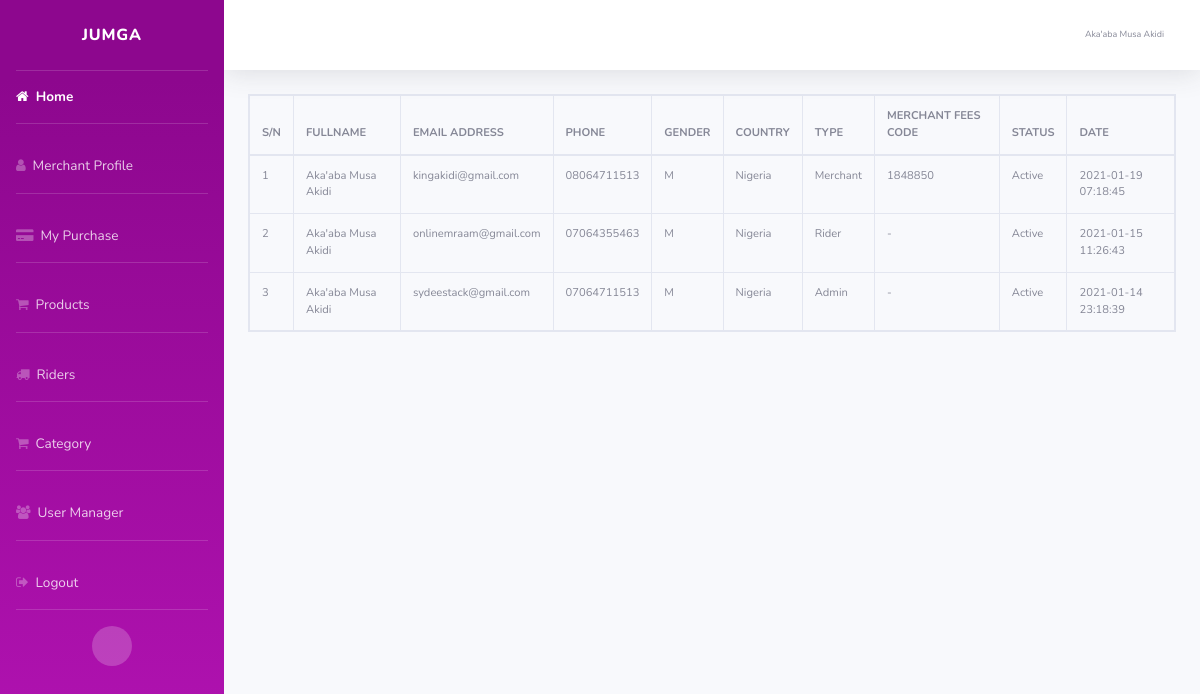
The app's page /dashboard/?p=users (signed in) with its own data.
### tables this page shows
CREATE TABLE `users` (
  `id` int(11) NOT NULL,
  `fullname` varchar(255) NOT NULL,
  `email` varchar(255) NOT NULL,
  `phone` varchar(255) NOT NULL,
  `gender` varchar(20) NOT NULL,
  `country` varchar(255) NOT NULL,
  `type` varchar(255) NOT NULL,
  `password` text NOT NULL,
  `transaction_code` text NOT NULL,
  `status` varchar(255) NOT NULL,
  `verification_code` text NOT NULL,
  `date` timestamp NOT NULL DEFAULT current_timestamp()
);

### dashboard/control/users.php (the view, shortened to what this page needs)
<?php
    $uQuery = mysqli_query($conn, "SELECT * FROM `users` ORDER BY date DESC");
    $sn = 1;
    if (mysqli_num_rows($uQuery) > 0) {
        echo "
            <table class='table table-responsive table-bordered' id='users-table'>
            <thead>
                <tr>
                    <th>S/N</th>
                    <th>FULLNAME</th>
                    <th>EMAIL ADDRESS</th>
                    <th>PHONE </th>
                    <th>GENDER</th>
                    <th>COUNTRY</th>
                    <th>TYPE</th>
                    <th> MERCHANT FEES CODE </th>
                    <th>STATUS</th>
                    <th>DATE</th>
                </tr>
            </thead>
            <tbody>
        ";
        while ($row = mysqli_fetch_assoc($uQuery)) {
            $fn = ucwords($row['fullname']);
            $e = $row['email'];
            $p = $row['phone'];
            $g = ucwords($row['gender']);
            $c = ucwords($row['country']);
            $t = ucwords($row['type']);
            $status = ucwords($row['status']);
            $date = $row['date'];
            if ($row['type'] === 'merchant') {
                $tCode = $row['transaction_code'];
            }else{
                $tCode = '-';
            }
            echo "<tr>
                    <td>$sn</td>
                    <td>$fn</td>
                    <td>$e</td>
                    <td>$p</td>
                    <td>$g</td>
                    <td>$c</td>
                    <td>$t</td>
                    <td>$tCode</td>
                    <td>$status</td>
                    <td>$date</td>
                </tr>
            ";
        $sn++;
        }
        echo "
            </tbody>
            </table>
        ";
    }else{
        echo "NO USERS AVAILABLE";
    }
    ?>

### dashboard/css/style.css (style rules this page uses)
* { box-sizing: border-box; }

### records on screen
users: fullname "Aka'aba Musa Akidi", email "kingakidi@gmail.com", phone "08064711513", gender "M", country "Nigeria", type "Merchant", transaction_code "1848850", status "Active", date "2021-01-19 07:18:45"
users: fullname "Aka'aba Musa Akidi", email "onlinemraam@gmail.com", phone "07064355463", gender "M", country "Nigeria", type "Rider", type "-", status "Active", date "2021-01-15 11:26:43"
users: fullname "Aka'aba Musa Akidi", email "sydeestack@gmail.com", phone "07064711513", gender "M", country "Nigeria", type "Admin", type "-", status "Active", date "2021-01-14 23:18:39"

### other values on screen
$_SESSION['juFullname'] "Aka'aba Musa Akidi"
